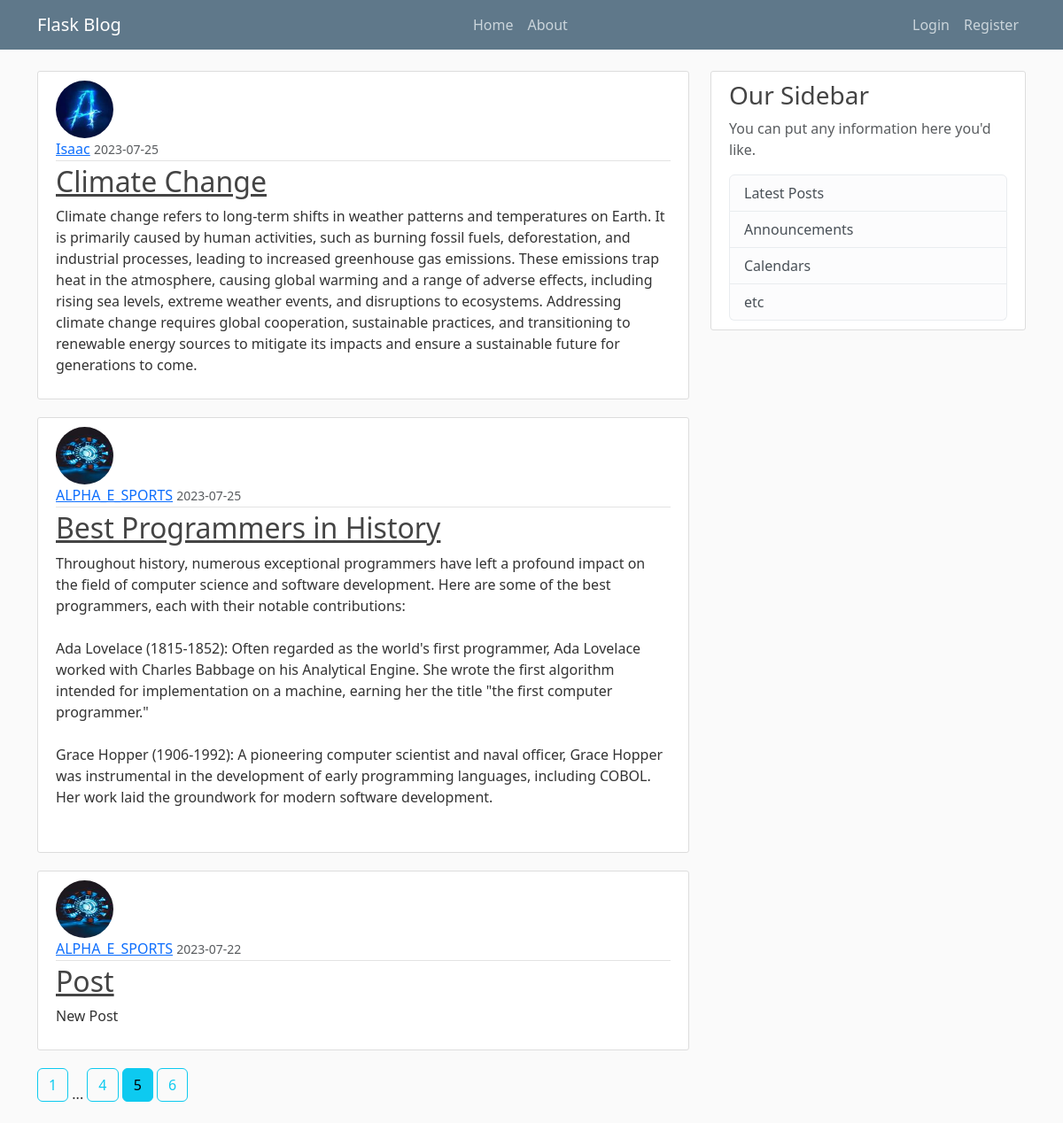
/home?page=5, run on the app's committed database.
### FlaskBlog/models.py (models this page shows, shortened)
class Post(db.Model):
    id = db.Column(db.Integer, primary_key=True)
    title = db.Column(db.String(100), nullable=False)
    date_posted = db.Column(db.DateTime, nullable=False, default=datetime.utcnow)
    content = db.Column(db.Text, nullable=False)
    user_id = db.Column(db.Integer, db.ForeignKey('user.id'), nullable=False)

class User(db.Model, UserMixin):
    id = db.Column(db.Integer, primary_key=True)
    username = db.Column(db.String(20), unique=True, nullable=False)
    email = db.Column(db.String(120), unique=True, nullable=False)
    image_file = db.Column(db.String(20), nullable=False, default='default.jpg')
    password = db.Column(db.String(60), nullable=False)
    posts = db.relationship('Post', backref='author', lazy=True)

### FlaskBlog/routes.py (the view)
@app.route("/")
@app.route("/home")
def home():
    page = request.args.get('page', 1, type=int)
    post = Post.query.order_by(Post.date_posted.desc()).paginate(page=page, per_page=3)
    return render_template('home.html', posts=post)

### FlaskBlog/templates/home.html
{% extends "layout.html" %}
{% block content %}
    {% for post in posts.items %}
        <article class="media content-section">
          <img class="rounded-circle article-img" src="{{ url_for('static', filename='profile_pic/' + post.author.image_file) }}">
          <div class="media-body">
            <div class="article-metadata">
              <a class="mr-2" href="{{ url_for('user_post', username=post.author.username) }}">{{ post.author.username }}</a>
              <small class="text-muted">{{ post.date_posted.strftime('%Y-%m-%d') }}</small>
            </div>
            <h2><a class="article-title" href="{{ url_for('post', post_id=post.id) }}">{{ post.title }}</a></h2>
            <p class="article-content">{{ post.content }}</p>
          </div>
        </article>
    {% endfor %}
    {% for page_num in posts.iter_pages(left_edge=1, right_edge=1, left_current=1, right_current=2) %}
      {% if page_num %}
        {% if posts.page == page_num %}
          <a class="btn btn-info mb-4" href="{{ url_for('home', page=page_num) }}">{{ page_num }}</a>
        {% else %}
          <a class="btn btn-outline-info mb-4" href="{{ url_for('home', page=page_num) }}">{{ page_num }}</a>
        {% endif %}
      {% else %}
        ...
      {% endif %}
    {% endfor %}
{% endblock content %}

### FlaskBlog/static/main.css (style rules this page uses)
body { background: #fafafa; color: #333333; margin-top: 5rem; }
h1, h2, h3, h4, h5, h6 { color: #444444; }
.content-section { background: #ffffff; padding: 10px 20px; border: 1px solid #dddddd; border-radius: 3px; margin-bottom: 20px; }
.article-title { color: #444444; }
.article-content { white-space: pre-line; }
.article-img { height: 65px; width: 65px; margin-right: 16px; }
.article-metadata { padding-bottom: 1px; margin-bottom: 4px; border-bottom: 1px solid #e3e3e3 }

### data on the page
Post: image_file (picture), author.username "Isaac", date_posted "2023-07-25", title "Climate Change", content "Climate change refers to long-term shifts in weather patterns and temperatures on Earth. It is primarily caused by human activities, such as burning fossil fuels, deforestation, and industrial processes, leading to increased greenhouse gas emissions. These emissions trap heat in the atmosphere, causing global warming and a range of adverse effects, including rising sea levels, extreme weather events, and disruptions to ecosystems. Addressing climate change requires global cooperation, sustainable practices, and transitioning to renewable energy sources to mitigate its impacts and ensure a sustainable future for generations to come."
Post: image_file (picture), author.username "ALPHA_E_SPORTS", date_posted "2023-07-25", title "Best Programmers in History", content "Throughout history, numerous exceptional programmers have left a profound impact on the field of computer science and software development. Here are some of the best programmers, each with their notable contributions: Ada Lovelace (1815-1852): Often regarded as the world's first programmer, Ada Lovelace worked with Charles Babbage on his Analytical Engine. She wrote the first algorithm intended for implementation on a machine, earning her the title \"the first computer programmer.\" Grace Hopper (1906-1992): A pioneering computer scientist and naval officer, Grace Hopper was instrumental in the development of early programming languages, including COBOL. Her work laid the groundwork for…"
Post: image_file (picture), author.username "ALPHA_E_SPORTS", date_posted "2023-07-22", title "Post", content "New Post"

### other printed values
{{ page_num }} "1" "4" "6"
{{ page_num }} "5"
